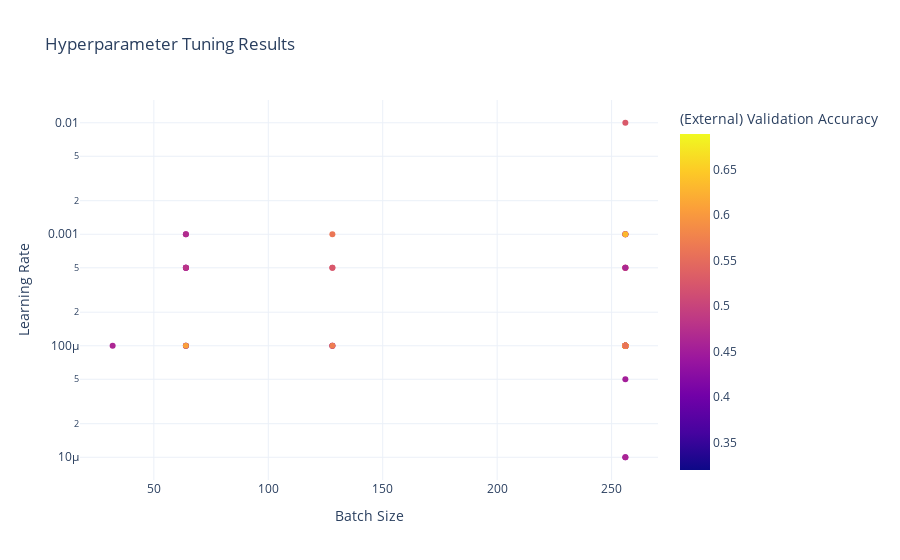

Here is the notebook cell this chart was saved with:
### Code cell
# Scatter plot for Batch Size vs. Learning Rate colored by Units and sized by Accuracy
fig = px.scatter(df, x='batch_size', y='learning_rate', color='(External) Validation Accuracy',
                 title='Hyperparameter Tuning Results',
                 labels={'batch_size': 'Batch Size', 'learning_rate': 'Learning Rate', 'Test Accuracy': 'Accuracy'},
                 hover_name='units', hover_data={'accuracy': True, 'units': False},
                log_y=True)  # Log scale for better visualization if needed

# Show the plot
fig.show()

### Figure 1 — Plotly figure (JSON) as saved in the notebook; plotly's stock layout.template omitted (floating-point values rounded to 4 significant figures; data arrays with more than 128 entries replaced by an {"elided": "..."} marker saying what was removed)
{"data": [{"customdata": {"elided": "65x2 float values"}, "hovertemplate": "<b>%{hovertext}</b><br><br>Batch Size=%{x}<br>Learning Rate=%{y}<br>accuracy=%{customdata[0]}<br>(External) Validation Accuracy=%{marker.color}<extra></extra>", "hovertext": [104, 128, 104, 104, 104, 104, 128, 128, 64, 64, 64, 128, 128, 128, 128, 104, 104, 104, 104, 104, 128, 128, 104, 104, 104, 208, 208, 208, 208, 208, 104, 104, 104, 52, 52, 52, 104, 104, 52, 52, 52, 104, 104, 208, 104, 104, 104, 104, 104, 64, 104, 104, 64, 64, 64, 128, 70, 64, 64, 64, 64, 104, 64, 128, 128], "legendgroup": "", "marker": {"color": [0.4936, 0.6421, 0.5246, 0.4995, 0.6889, 0.4759, 0.5121, 0.516, 0.531, 0.4512, 0.4733, 0.3453, 0.5206, 0.5253, 0.4567, 0.4628, 0.5297, 0.4805, 0.5161, 0.4696, 0.5182, 0.3198, 0.4674, 0.4809, 0.4019, 0.4411, 0.4385, 0.4619, 0.4802, 0.4593, 0.4835, 0.4802, 0.539, 0.4695, 0.4633, 0.3923, 0.3389, 0.4826, 0.4588, 0.4323, 0.513, 0.4624, 0.549, 0.4907, 0.4599, 0.4907, 0.5049, 0.5455, 0.5024, 0.4153, 0.4436, 0.425, 0.6624, 0.6601, 0.6488, 0.6396, 0.631, 0.6175, 0.6086, 0.6067, 0.5922, 0.5699, 0.5619, 0.5574, 0.5273], "coloraxis": "coloraxis", "symbol": "circle"}, "mode": "markers", "name": "", "orientation": "v", "showlegend": false, "type": "scatter", "x": [256, 256, 128, 256, 256, 256, 256, 256, 256, 256, 256, 256, 128, 128, 64, 256, 256, 256, 256, 256, 256, 256, 256, 256, 256, 64, 64, 64, 64, 256, 256, 256, 256, 64, 64, 64, 256, 256, 256, 256, 256, 32, 256, 256, 256, 256, 256, 256, 256, 128, 256, 256, 256, 256, 256, 256, 256, 256, 256, 64, 256, 128, 128, 256, 256], "xaxis": "x", "y": [0.0001, 0.0001, 0.0001, 0.0005, 0.0001, 0.0001, 0.0005, 0.0005, 0.0001, 5e-05, 0.0001, 0.0001, 0.0005, 0.0005, 0.001, 0.0005, 0.0001, 0.0001, 0.0001, 0.0001, 0.0001, 0.0001, 0.0001, 0.0001, 0.0001, 0.0005, 0.0005, 0.0005, 0.0005, 0.001, 0.0001, 0.0001, 0.0001, 0.001, 0.0001, 0.0001, 0.0001, 0.0001, 0.001, 1e-05, 0.0001, 0.0001, 0.0001, 0.0001, 1e-05, 0.0001, 0.0001, 0.0001, 0.001, 0.0001, 0.0001, 0.0001, 0.0001, 0.0001, 0.0001, 0.0001, 0.001, 0.0001, 0.0001, 0.0001, 0.0001, 0.0001, 0.001, 0.0001, 0.01], "yaxis": "y"}], "layout": {"autosize": true, "coloraxis": {"colorbar": {"title": {"text": "(External) Validation Accuracy"}}, "colorscale": [[0, "#0d0887"], [0.1111, "#46039f"], [0.2222, "#7201a8"], [0.3333, "#9c179e"], [0.4444, "#bd3786"], [0.5556, "#d8576b"], [0.6667, "#ed7953"], [0.7778, "#fb9f3a"], [0.8889, "#fdca26"], [1, "#f0f921"]]}, "legend": {"tracegroupgap": 0}, "title": {"text": "Hyperparameter Tuning Results"}, "xaxis": {"anchor": "y", "autorange": true, "domain": [0, 1], "range": [17.56, 270.4], "title": {"text": "Batch Size"}, "type": "linear"}, "yaxis": {"anchor": "x", "autorange": true, "domain": [0, 1], "range": [-5.248, -1.752], "title": {"text": "Learning Rate"}, "type": "log"}}}
